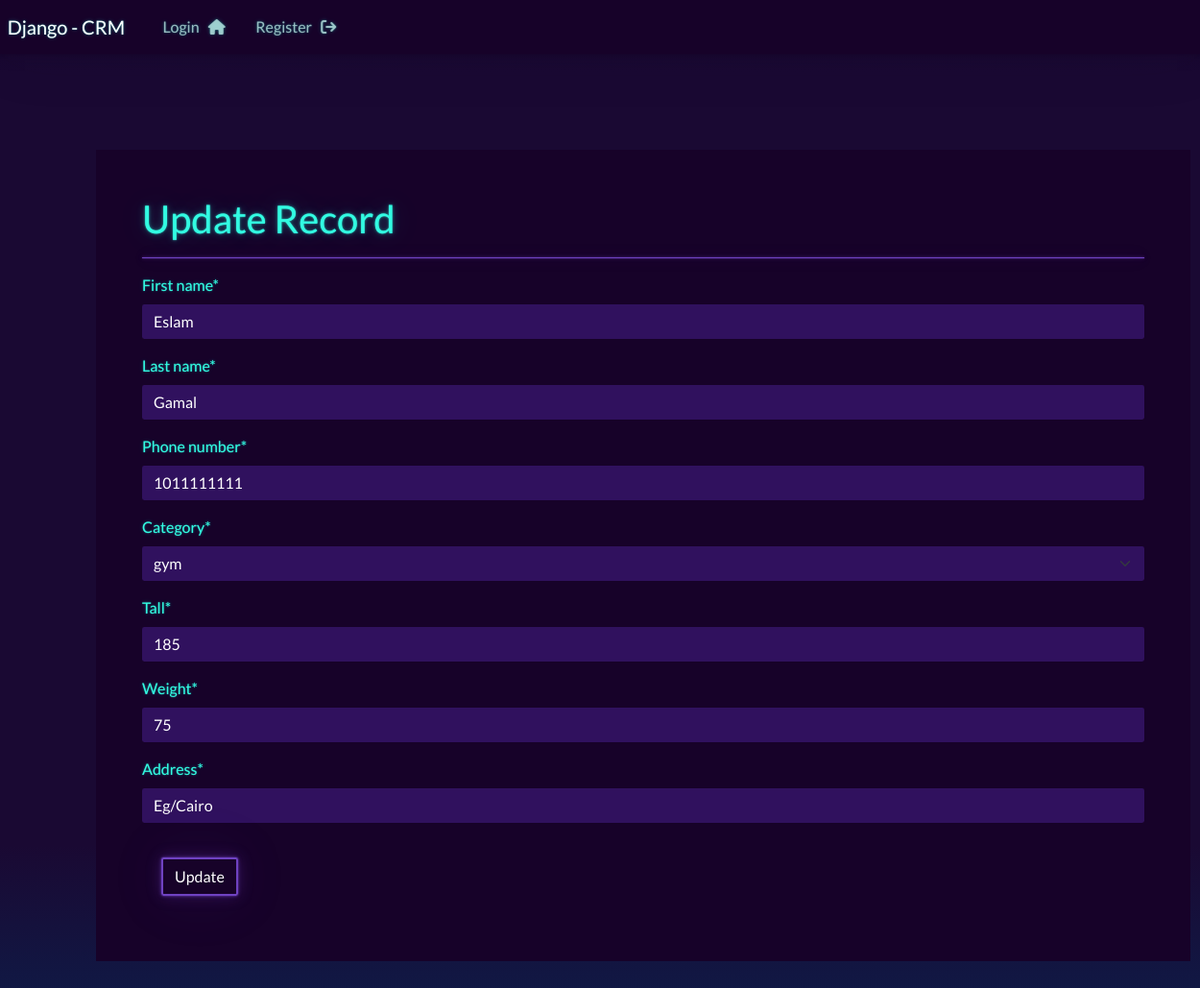
The page /update/3/ on the database its author committed.
### webapp/models.py (models this page shows, shortened)
class Record(models.Model):
    category = models.ForeignKey(Category , on_delete=models.CASCADE)
    first_name = models.CharField(max_length=250)
    last_name = models.CharField(max_length=250)
    phone_number = models.IntegerField()
    tall = models.IntegerField()
    weight = models.IntegerField()
    address = models.CharField(max_length=250)
    created_at = models.DateField(auto_now_add=True)
    class Meta:
        ordering = ["-created_at"]

### webapp/views.py (the view)
# urls.py: path("update/<int:id>/" , views.update_record , name="update_record"),
def update_record(request, id):
    record = get_object_or_404(Record , id=id)
    form  = UpdateForm(instance=record)
    if request.method == "POST":
        form = UpdateForm(request.POST , instance=record)
        if form.is_valid():
            form.save()
            messages.success(request , "Record Is Updated")
            return redirect('dashboard')
    context = {
        "form":form
    }
    return render(request , "web/update_record.html" , context=context)

### webapp/forms.py
class UpdateForm(forms.ModelForm):
    class Meta :
        model = Record
        fields = [
            "first_name" ,
            "last_name" ,
            "phone_number",
            "category",
            "tall",
            "weight",
            "address"
                         ]

### webapp/models.py (called while the page is built)
    def __str__(self):
        return self.name

### templates/web/update_record.html (shortened to what this page needs)
{% extends "base.html" %}
{% load crispy_forms_tags %}
{% block content %}
<div style="margin: 100px;" class="container bg-dark shadow-md p-5 m-6 form-layout">
    <h1>Update Record</h1>
    <hr>
    <form action="" method="POST" autocomplete="off" >
        {{form|crispy}}
        <input  style="margin: 20px;" type="submit" class="btn btn-outline-primary" value="Update">
    </form>
    </div>
{% endblock content %}

### rows shown on the page
Record: first_name "Eslam", last_name "Gamal", phone_number "1011111111", category "gym", tall "185", weight "75", address "Eg/Cairo"
